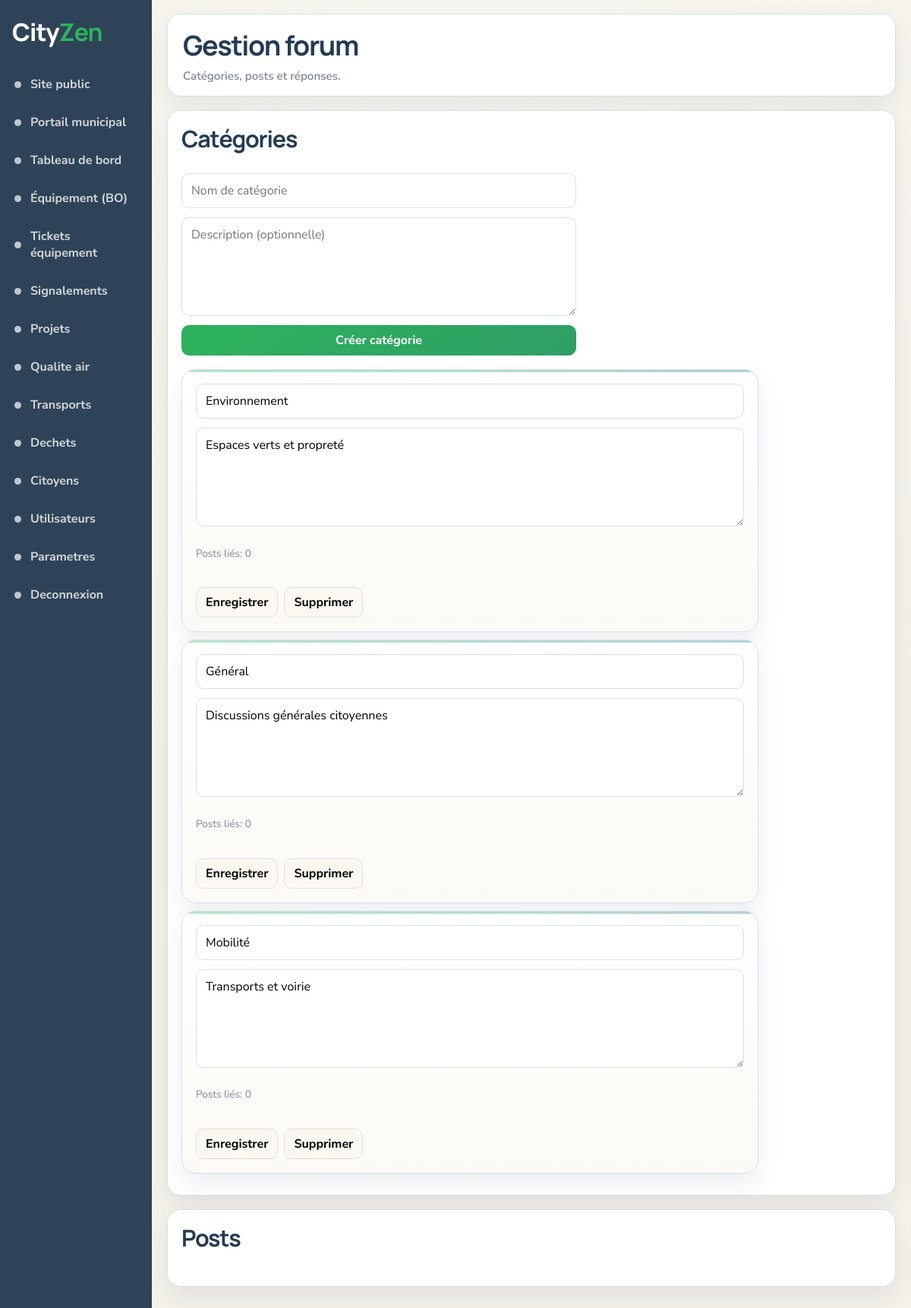
Page /admin/forum.php (signed in) on the committed database.
### tables this page shows
CREATE TABLE forum_categories (
  id INT UNSIGNED NOT NULL AUTO_INCREMENT,
  name VARCHAR(100) NOT NULL,
  description TEXT NULL,
  PRIMARY KEY (id),
  UNIQUE KEY uq_forum_categories_name (name)
);

### core/data.php (called while the page is built, shortened)
<?php
$cityzenNow = new DateTimeImmutable('now');
$appName = (string) (getenv('CITYZEN_APP_NAME') ?: 'projet');
$cityName = (string) (getenv('CITYZEN_CITY_NAME') ?: 'Municipalite de Tunis');

### core/forum_store.php (called while the page is built, shortened)
<?php
function cityzen_forum_categories_with_count(): array
{
    $pdo = cityzen_db();
    $sql = 'SELECT c.id, c.name, c.description, COUNT(p.id) AS posts_count
            FROM forum_categories c
            LEFT JOIN forum_posts p ON p.category_id = c.id
            GROUP BY c.id, c.name, c.description
            ORDER BY c.name ASC';
    $rows = $pdo->query($sql)->fetchAll();
    return array_map(static function (array $r): array {
        return [
            'id' => (int) $r['id'],
            'name' => (string) $r['name'],
            'description' => isset($r['description']) ? (string) $r['description'] : null,
            'posts_count' => (int) $r['posts_count'],
        ];
    }, $rows);
}

### admin/forum.php (the view, shortened to what this page needs)
<?php
require_once __DIR__ . '/../includes/layout.php';
require_once __DIR__ . '/../includes/forum_store.php';
$categories = cityzen_forum_categories_with_count();
?>
<div class="admin-layout">
  <aside class="sidebar">
    <div class="sidebar-brand"><span>City<strong>Zen</strong></span></div>
    <nav class="sidebar-nav">
      <?php foreach ($cityzen['admin_menu'] as $item): ?>
        <?php $href = str_starts_with($item['url'], '/') ? cityzen_asset(ltrim($item['url'], '/')) : $item['url']; ?>
        <a href="<?= htmlspecialchars($href) ?>" class="<?= ($item['key'] ?? '') === 'forum' ? 'is-active' : '' ?>">
          <span class="nav-bullet"></span><?= htmlspecialchars($item['label']) ?>
        </a>
      <?php endforeach; ?>
    </nav>
  </aside>
  <main class="admin-page">
    <header class="admin-header">
      <div>
        <h1>Gestion forum</h1>
        <p class="admin-header-lead">Catégories, posts et réponses.</p>
      </div>
    </header>
    <section class="panel users-mgmt-panel">
      <h2>Catégories</h2>
      <form method="post" class="forum-form" style="max-width:520px;margin-bottom:18px">
        <input type="text" name="name" maxlength="100" placeholder="Nom de catégorie" required>
        <textarea name="description" placeholder="Description (optionnelle)"></textarea>
        <button class="forum-btn primary" type="submit">Créer catégorie</button>
      </form>
      <?php foreach ($categories as $cat): ?>
        <form method="post" class="forum-form forum-panel" style="margin-bottom:10px">
          <input type="text" name="name" value="<?= htmlspecialchars((string) $cat['name']) ?>" maxlength="100" required>
          <textarea name="description"><?= htmlspecialchars((string) ($cat['description'] ?? '')) ?></textarea>
          <p class="forum-meta">Posts liés: <?= (int) $cat['posts_count'] ?></p>
          <div class="forum-actions">
            <button class="forum-btn" type="submit" name="update_category" value="1">Enregistrer</button>
            <button class="forum-btn" type="submit" name="delete_category" value="1" onclick="return confirm('Supprimer cette catégorie ?');">Supprimer</button>
          </div>
        </form>
      <?php endforeach; ?>
    </section>
    <section class="panel users-mgmt-panel">
      <h2>Posts</h2>
    </section>
  </main>
</div>

### assets/css/style.css (style rules this page uses)
:root { --bg: #f4f1ea; --surface: #ffffff; --surface-soft: #fbf8f2; --ink: #243b53; --muted: #7b8794; --line: #d9dfe7; --nav: #2f4358; --green: #2db35d; --green-soft: #edf8ef; --orange: #f08a1f; --orange-soft: #fff2df; --red: #ef523f; --red-soft: #feece8; --blue-soft: #eef5fb; --shadow: 0 14px 30px rgba(29, 53, 87, 0.08); --radius-lg: 18px; --radius-md: 14px; --radius-sm: 10px; }
* { box-sizing: border-box; }
html { scroll-behavior: smooth; }
body { margin: 0; font-family: "Nunito Sans", sans-serif; background: radial-gradient(circle at top, #f8f6f0 0%, var(--bg) 58%); color: var(--ink); }
a { color: inherit; text-decoration: none; }
button, input { font: inherit; }
button { transition: transform 0.18s ease, box-shadow 0.2s ease, background-color 0.2s ease, color 0.2s ease, border-color 0.2s ease; }
.site-shell, .admin-layout { min-height: 100vh; }
.brand, .sidebar-brand { display: flex; align-items: center; gap: 10px; font-weight: 800; font-family: "Manrope", sans-serif; letter-spacing: -0.03em; }
.brand-text strong, .sidebar-brand strong { color: var(--green); }
.hero h1, .admin-header h1, .section-header h2, .panel h2 { font-family: "Manrope", sans-serif; letter-spacing: -0.04em; }
.stat-card, .service-card, .admin-stat-card, .panel { background: var(--surface); border: 1px solid var(--line); border-radius: var(--radius-lg); box-shadow: var(--shadow); }
.admin-header-lead, .panel-lead { margin: 6px 0 0; max-width: 52ch; font-size: 0.95rem; color: var(--muted); font-weight: 600; }
.admin-layout { display: grid; grid-template-columns: 200px 1fr; }
.sidebar { background: var(--nav); color: rgba(255, 255, 255, 0.78); padding: 20px 0; }
.sidebar-brand { padding: 0 16px 22px; color: #fff; font-size: 2rem; }
.sidebar-nav { display: grid; }
.sidebar-nav a { display: flex; align-items: center; gap: 12px; padding: 14px 16px; border-left: 3px solid transparent; font-weight: 700; }
.nav-bullet { width: 9px; height: 9px; border-radius: 999px; background: currentColor; opacity: 0.9; }
.admin-page { padding: 18px 20px 36px; }
.admin-header { display: flex; justify-content: space-between; align-items: center; gap: 12px; padding: 16px 20px; background: var(--surface); border: 1px solid var(--line); border-radius: var(--radius-lg); box-shadow: var(--shadow); }
.admin-header h1 { margin: 0; font-size: clamp(1.6rem, 3vw, 2.45rem); }
.panel { padding: 16px 18px 18px; }
.panel h2 { margin-top: 0; font-size: 1.9rem; }
.users-mgmt-panel { margin-top: 18px; }

### assets/css/forum.css (style rules this page uses)
.forum-panel { position: relative; background: linear-gradient(180deg, #ffffff 0%, #fcfaf5 100%); border: 1px solid var(--line); border-radius: var(--radius-lg); box-shadow: var(--shadow); padding: 18px; overflow: hidden; }
.forum-panel::before { content: ""; position: absolute; inset: 0 auto auto 0; width: 100%; height: 3px; background: linear-gradient(90deg, var(--green), #1d7f94); opacity: 0.35; }
.forum-meta { font-size: 0.85rem; color: var(--muted); }
.forum-actions { display: flex; flex-wrap: wrap; gap: 8px; margin-top: 10px; }
.forum-btn { display: inline-flex; align-items: center; justify-content: center; padding: 8px 12px; border-radius: 10px; border: 1px solid var(--line); font-weight: 700; background: var(--surface-soft); cursor: pointer; transition: transform 0.15s ease, box-shadow 0.15s ease, border-color 0.15s ease; }
.forum-btn.primary { background: linear-gradient(135deg, var(--green) 0%, #2f9f66 100%); border-color: #2f9f66; color: #fff; }
.forum-form { display: grid; gap: 12px; max-width: 760px; }
.forum-form input, .forum-form select, .forum-form textarea { padding: 11px 12px; border: 1px solid var(--line); border-radius: 10px; font: inherit; background: #fff; transition: border-color 0.16s ease, box-shadow 0.16s ease; }
.forum-form textarea { min-height: 130px; resize: vertical; }

### rows in the picture
forum_categories: name "Environnement", description "Espaces verts et propreté", posts_count "0"
forum_categories: name "Général", description "Discussions générales citoyennes", posts_count "0"
forum_categories: name "Mobilité", description "Transports et voirie", posts_count "0"

### other values in the picture
$item['label'] "Site public"
$item['label'] "Portail municipal"
$item['label'] "Tableau de bord"
$item['label'] "Équipement (BO)"
$item['label'] "Tickets équipement"
$item['label'] "Signalements"
$item['label'] "Projets"
$item['label'] "Qualite air"
$item['label'] "Transports"
$item['label'] "Dechets"
$item['label'] "Citoyens"
$item['label'] "Utilisateurs"
$item['label'] "Parametres"
$item['label'] "Deconnexion"
